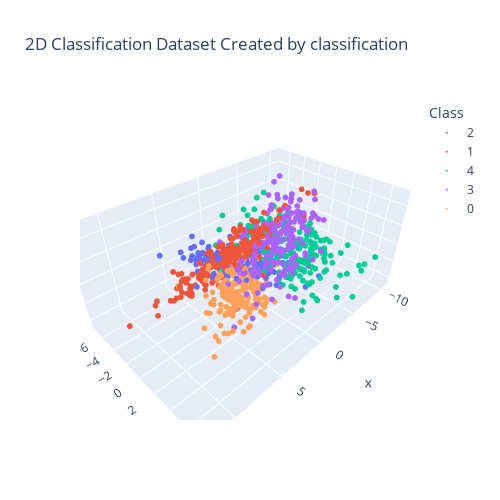

Notebook code for this chart:
### Markdown cell above
This is what it looks like:

### Code cell
fig = px.scatter_3d(
    x=X_pca[:, 0], y=X_pca[:, 1], z=X_pca[:, 2],
    color=y.astype(str),
    labels={'color': 'Class'},
    width=500, height=500,
    title='2D Classification Dataset Created by classification'
).update_traces(marker=dict(size=2)).show()

### Figure 1 — Plotly figure (JSON) as saved in the notebook; plotly's stock layout.template omitted (floating-point values rounded to 4 significant figures; data arrays with more than 128 entries replaced by an {"elided": "..."} marker saying what was removed)
{"data": [{"hovertemplate": "Class=2<br>x=%{x}<br>y=%{y}<br>z=%{z}<extra></extra>", "legendgroup": "2", "marker": {"color": "#636efa", "size": 2, "symbol": "circle"}, "mode": "markers", "name": "2", "scene": "scene", "showlegend": true, "type": "scatter3d", "x": {"elided": "198 float values"}, "y": {"elided": "198 float values"}, "z": {"elided": "198 float values"}}, {"hovertemplate": "Class=1<br>x=%{x}<br>y=%{y}<br>z=%{z}<extra></extra>", "legendgroup": "1", "marker": {"color": "#EF553B", "size": 2, "symbol": "circle"}, "mode": "markers", "name": "1", "scene": "scene", "showlegend": true, "type": "scatter3d", "x": {"elided": "201 float values"}, "y": {"elided": "201 float values"}, "z": {"elided": "201 float values"}}, {"hovertemplate": "Class=4<br>x=%{x}<br>y=%{y}<br>z=%{z}<extra></extra>", "legendgroup": "4", "marker": {"color": "#00cc96", "size": 2, "symbol": "circle"}, "mode": "markers", "name": "4", "scene": "scene", "showlegend": true, "type": "scatter3d", "x": {"elided": "201 float values"}, "y": {"elided": "201 float values"}, "z": {"elided": "201 float values"}}, {"hovertemplate": "Class=3<br>x=%{x}<br>y=%{y}<br>z=%{z}<extra></extra>", "legendgroup": "3", "marker": {"color": "#ab63fa", "size": 2, "symbol": "circle"}, "mode": "markers", "name": "3", "scene": "scene", "showlegend": true, "type": "scatter3d", "x": {"elided": "201 float values"}, "y": {"elided": "201 float values"}, "z": {"elided": "201 float values"}}, {"hovertemplate": "Class=0<br>x=%{x}<br>y=%{y}<br>z=%{z}<extra></extra>", "legendgroup": "0", "marker": {"color": "#FFA15A", "size": 2, "symbol": "circle"}, "mode": "markers", "name": "0", "scene": "scene", "showlegend": true, "type": "scatter3d", "x": {"elided": "199 float values"}, "y": {"elided": "199 float values"}, "z": {"elided": "199 float values"}}], "layout": {"height": 500, "legend": {"title": {"text": "Class"}, "tracegroupgap": 0}, "scene": {"domain": {"x": [0, 1], "y": [0, 1]}, "xaxis": {"title": {"text": "x"}}, "yaxis": {"title": {"text": "y"}}, "zaxis": {"title": {"text": "z"}}}, "title": {"text": "2D Classification Dataset Created by classification"}, "width": 500}}
